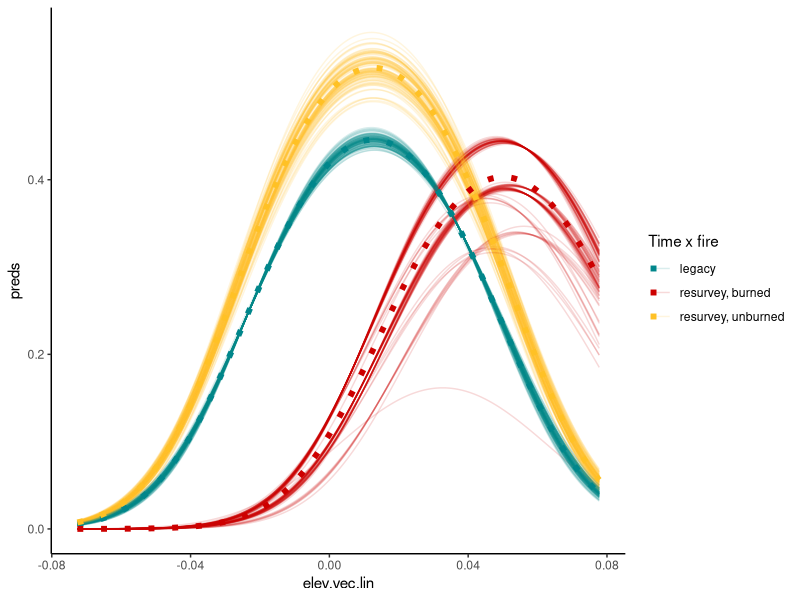
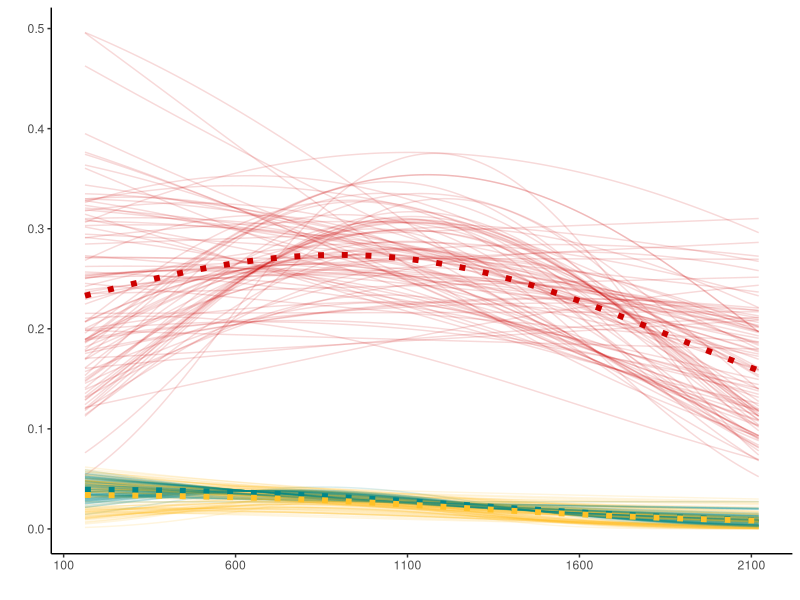
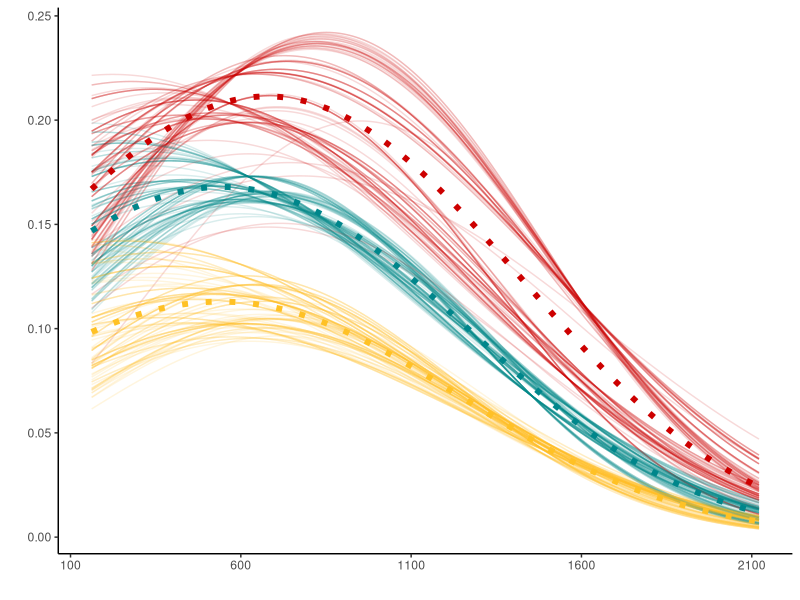
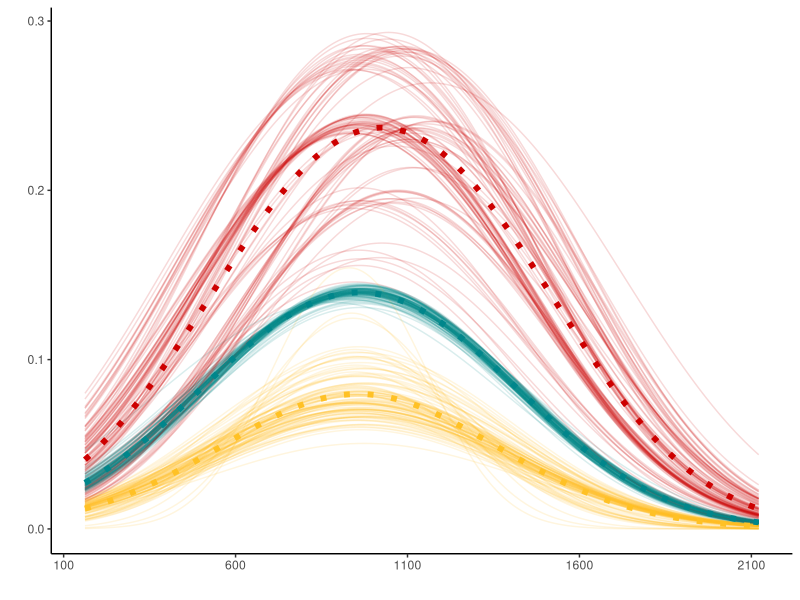
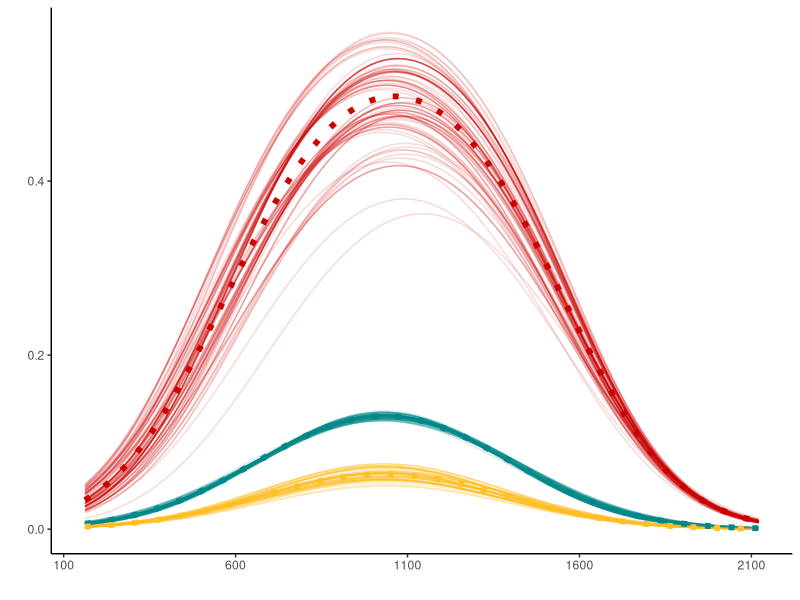
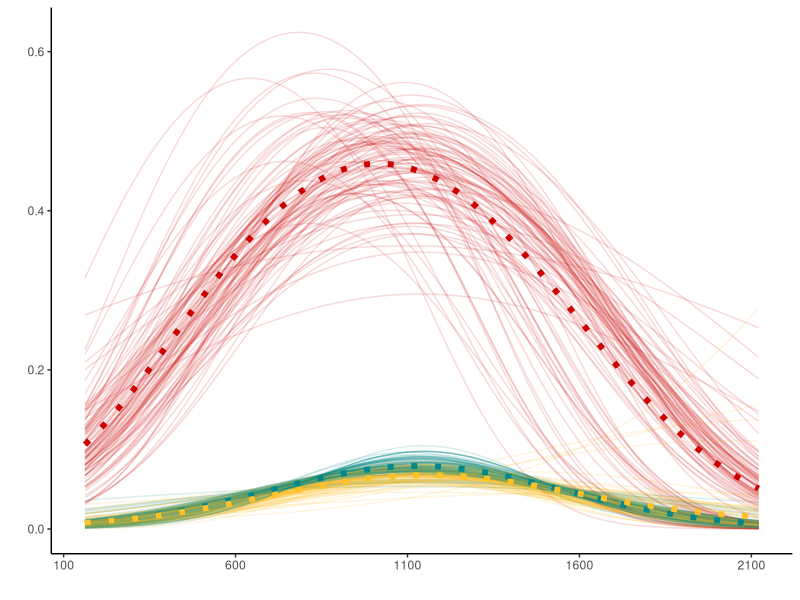
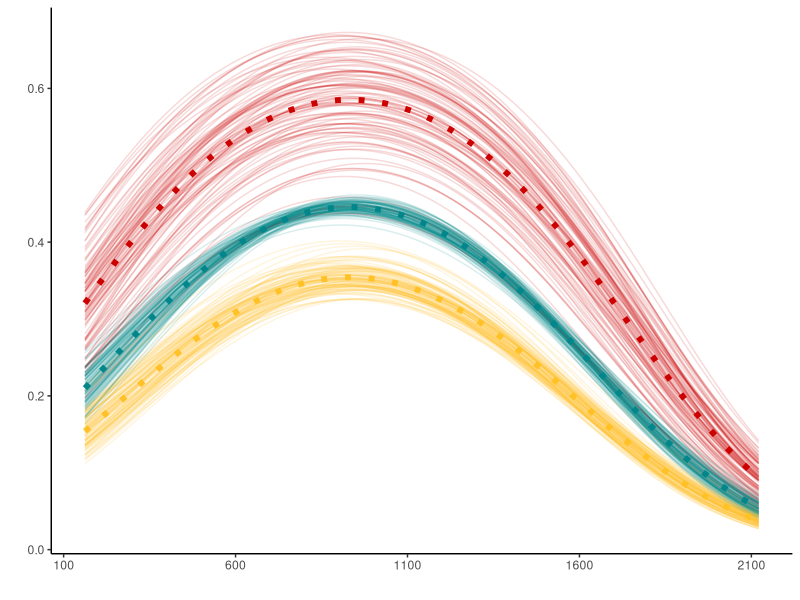
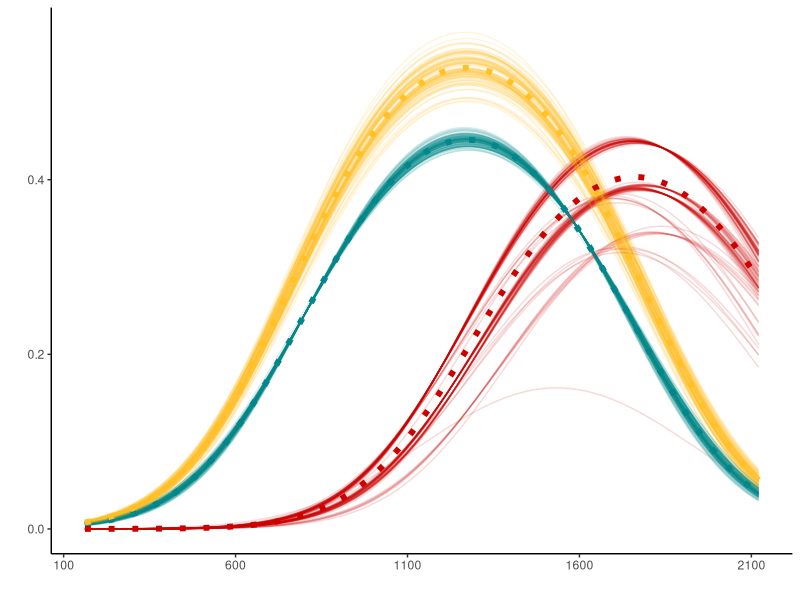

Source code (R) for these figures, in order: (Note: this script raises an error after producing the figures.)
# Created: Feb. 16, 2021
# Modified: Feb. 1, 2022

#### This script visualizes model-averaged predictions for each rarefied dataset

library(tidyverse)
library(patchwork)

#### Read in and prepare tables of coefficients

# coefficients from all top models for each rarefied dataset that ran without warnings
# these models use the poly() formulaton for orthogonal elevation^2 terms
coeff.ALLDAT <- read.csv("data/3b_new_coefficients.csv", header = TRUE)

# filter to just model average for each rarefied dataset
coeff.avgs <- coeff.ALLDAT %>% filter(Type=="Avg") # now we have 100 model averages per species (or, <100 for the species for which some rarefied datasets threw warnings?)

# split into species modeled with fire vs without
coeffs.fire <- coeff.avgs %>% filter(Fire.Included=="Yes")
coeffs.nofire <- coeff.avgs %>% filter(Fire.Included=="No")

# species lists for ugly loops below
species.list.fire <- coeffs.fire %>% 
  group_by(Species) %>% 
  summarise(Species=first(Species))
species.list.nofire <- coeffs.nofire %>% 
  group_by(Species) %>% 
  summarise(Species=first(Species))


#### Elevation vectors for multiplying by coefficients

# values in poly-transformed units
dat <- read_csv("data/3c_transformed_polynomials.csv")

# linear term vector
# range based on min/max values 
elev.vec.lin = as.numeric(seq(min(dat$Elevation.m.poly), max(dat$Elevation.m.poly), by=0.0001)) 

# quadratic term vector
# quadratic function is given by this model
poly.mod <- lm(Elevation.m2.poly ~ Elevation.m.poly + I(Elevation.m.poly^2), data=dat)

elev.vec.quad = poly.mod$coefficients[1] + 
  elev.vec.lin*poly.mod$coefficients[2] + 
  elev.vec.lin*elev.vec.lin*poly.mod$coefficients[3]

# elevation list for back-transformed axis labels
# needs to be in raw units (m)
back.mod <- lm(Elevation.m.poly ~ Elevation.m, data=dat)
raw.ticks = c(100, 600, 1100, 1600, 2100)
poly.ticks = back.mod$coefficients[1] + raw.ticks*back.mod$coefficients[2]


#### other prep work

# function for converting predictions to 0-1 response scale
response = function(y) {
  exp(as.numeric(y))/(1+exp(as.numeric(y)))
  }

# color palettes 
# for fire species
col.pal.fire <- c("turquoise4", "red3", "goldenrod1")
# for no-fire species
col.pal.nofire <- c("turquoise4", "goldenrod1")


#### FIRE SPECIES: big loop to calculate predicted values across each rarefaction for each species

# empty matrices for writing best-fit lines into
pred.leg.reps = matrix(nrow=length(elev.vec.lin),ncol=100)
pred.res.unburn.reps = matrix(nrow=length(elev.vec.lin),ncol=100)
pred.res.burn.reps = matrix(nrow=length(elev.vec.lin),ncol=100)

for (i in 1:dim(species.list.fire)[1]) {
  sp = as.list(species.list.fire[i,1]) 
  mods <- coeffs.fire %>% 
    filter(Species==sp) %>% 
    select(Int=Intercept, 
           Elev=Elevation.m, 
           Elev2=Elevation.m2, 
           ResurvBurn = Resurvey.Burned.fi,
           ResurvUnburn = Resurvey.Unburned.fi,
           ResurvBurnxElev = Elevation.m.Res.Burn.fi,
           ResurvBurnxElev2 = Elevation.m2.Res.Burn.fi,
           ResurvUnburnxElev = Elevation.m2.Res.Unburn.fi,
           ResurvUnburnXElev2 = Elevation.m2.Res.Unburn.fi) %>% 
    mutate_if(is.numeric, ~replace(., is.na(.), 0))
  
  for (j in 1:dim(mods)[1]) {
    pred.leg.reps[,j] = mods$Int[j] + mods$Elev[j]*elev.vec.lin + mods$Elev2[j]*elev.vec.quad
    
    pred.res.unburn.reps[,j] = mods$Int[j] + mods$Elev[j]*elev.vec.lin + mods$Elev2[j]*elev.vec.quad + mods$ResurvUnburn[j] + mods$ResurvUnburnxElev[j]*elev.vec.lin + mods$ResurvUnburnXElev2[j]*elev.vec.quad
    
    pred.res.burn.reps[,j] = mods$Int[j] + mods$Elev[j]*elev.vec.lin + mods$Elev2[j]*elev.vec.quad + mods$ResurvBurn[j] + mods$ResurvBurnxElev[j]*elev.vec.lin 
    + mods$ResurvBurnxElev2[j]*elev.vec.quad
  }
  
  t1.unburn.reps <- as.data.frame(cbind(elev.vec.lin, 'legacy', pred.leg.reps)) %>% 
    mutate(across(c(3:102), response))
  t1.unburn.reps.tall <- gather(t1.unburn.reps, "rep", "preds", 3:102) %>% 
    mutate(elev.vec.lin = as.numeric(elev.vec.lin))
  t1.unburn.summary <- t1.unburn.reps.tall %>% 
    group_by(V2, elev.vec.lin) %>% 
    summarise(mean.resp = mean(preds),
              lower.resp = unname(quantile(preds, c(0.05))),
              upper.resp = unname(quantile(preds, c(0.95))))
  t2.unburn.reps <- as.data.frame(cbind(elev.vec.lin, 'res.unburn', pred.res.unburn.reps)) %>% 
    mutate(across(c(3:102), response))
  t2.unburn.reps.tall <- gather(t2.unburn.reps, "rep", "preds", 3:102) %>% 
    mutate(elev.vec.lin = as.numeric(elev.vec.lin))
  t2.unburn.summary <- t2.unburn.reps.tall %>% 
    group_by(V2, elev.vec.lin) %>% 
    summarise(mean.resp = mean(preds),
              lower.resp = unname(quantile(preds, c(0.05))),
              upper.resp = unname(quantile(preds, c(0.95))))
  t2.burn.reps <- as.data.frame(cbind(elev.vec.lin, 'res.burn', pred.res.burn.reps)) %>% 
    mutate(across(c(3:102), response))
  t2.burn.reps.tall <- gather(t2.burn.reps, "rep", "preds", 3:102) %>% 
    mutate(elev.vec.lin = as.numeric(elev.vec.lin))
  t2.burn.summary <- t2.burn.reps.tall %>% 
    group_by(V2, elev.vec.lin) %>% 
    summarise(mean.resp = mean(preds),
              lower.resp = unname(quantile(preds, c(0.05))),
              upper.resp = unname(quantile(preds, c(0.95))))
  graph.dat.tall <- bind_rows(t1.unburn.reps.tall, t2.unburn.reps.tall, t2.burn.reps.tall)  
  graph.dat.means <- bind_rows(t1.unburn.summary, t2.unburn.summary, t2.burn.summary) %>% 
    mutate(preds = mean.resp)
  
  gg <- ggplot(graph.dat.means, aes(x = elev.vec.lin, y = preds, color = V2)) + 
    geom_line(data=graph.dat.tall, aes(group=interaction(V2, rep), color=V2), alpha=0.15, show.legend = FALSE) +
    geom_line(size=2, linetype="dotted", show.legend = FALSE) +
    theme_classic() +
    scale_color_manual("Time x fire", values=col.pal.fire, labels=c("legacy", "resurvey, burned", "resurvey, unburned")) +
    scale_x_continuous(breaks=poly.ticks, labels=raw.ticks) +
    xlab("") + #Elevation (m)
    ylab("") #Probability of presence
  
  #ggsave(paste("figures/model.preds_ortho_",sp,".pdf",sep=""), gg, width=5, height=5)
  
  assign(paste0("preds_graph_",sp), gg)
} 

# repeat last plot with legend so that legend can be saved for multi-panel fig
gg <- ggplot(graph.dat.means, aes(x = elev.vec.lin, y = preds, color = V2)) + 
  geom_line(data=graph.dat.tall, aes(group=interaction(V2, rep), color=V2), alpha=0.15) +
  geom_line(size=2, linetype="dotted") +
  scale_color_manual("Time x fire", values=col.pal.fire, labels=c("legacy", "resurvey, burned", "resurvey, unburned")) +
  theme_classic()

legend.fire = get_legend(gg)


#### NO-FIRE SPECIES: big loop to calculate predicted values across each rarefaction for each species

# empty matrices to store predictions
pred.leg.reps = matrix(nrow=length(elev.vec.lin),ncol=100)
pred.res.reps = matrix(nrow=length(elev.vec.lin),ncol=100)

for (i in 1:dim(species.list.nofire)[1]) {
  sp = as.list(species.list.nofire[i,1])
  mods <- coeffs.nofire %>% 
    filter(Species==sp) %>% 
    select(Int=Intercept, 
           Elev=Elevation.m, 
           Elev2=Elevation.m2, 
           Year = Data.Type.nofi,
           YearxElev = Data.Type.Elevation.m.nofi,
           YearxElev2 = Data.Type.Elevation.m2.nofi) %>% 
    mutate_if(is.numeric, ~replace(., is.na(.), 0))
  
  for (j in 1:dim(mods)[1]) {
    pred.leg.reps[,j] = mods$Int[j] + mods$Elev[j]*elev.vec.lin + mods$Elev2[j]*elev.vec.quad
    
    pred.res.reps[,j] = mods$Int[j]  + mods$Elev[j]*elev.vec.lin + mods$Elev2[j]*elev.vec.quad + mods$Year[j] + mods$YearxElev[j]*elev.vec.lin + mods$YearxElev2[j]*elev.vec.quad
  }
  
  t1.reps <- as.data.frame(cbind(elev.vec.lin, 'legacy', pred.leg.reps)) %>% 
    mutate(across(c(3:102), response))
  t1.reps.tall <- gather(t1.reps, "rep", "preds", 3:102) %>% 
    mutate(elev.vec.lin = as.numeric(elev.vec.lin))
  t1.summary <- t1.reps.tall %>% 
    group_by(V2, elev.vec.lin) %>% 
    summarise(mean.resp = mean(preds),
              lower.resp = unname(quantile(preds, c(0.05))),
              upper.resp = unname(quantile(preds, c(0.95))))
  t2.reps <- as.data.frame(cbind(elev.vec.lin, 'resurvey', pred.res.reps)) %>% 
    mutate(across(c(3:102), response))
  t2.reps.tall <- gather(t2.reps, "rep", "preds", 3:102) %>% 
    mutate(elev.vec.lin = as.numeric(elev.vec.lin))
  t2.summary <- t2.reps.tall %>% 
    group_by(V2, elev.vec.lin) %>% 
    summarise(mean.resp = mean(preds),
              lower.resp = unname(quantile(preds, c(0.05))),
              upper.resp = unname(quantile(preds, c(0.95))))
  graph.dat.tall <- bind_rows(t1.reps.tall, t2.reps.tall)  
  
  graph.dat.means <- bind_rows(t1.summary, t2.summary) %>% 
    mutate(preds=mean.resp)
  
  gg <- ggplot(graph.dat.means, aes(x = elev.vec.lin, y = preds, color = V2)) + 
    geom_line(data=graph.dat.tall, aes(group=interaction(V2, rep), color=V2), alpha=0.15, show.legend = FALSE) +
    geom_line(size=2, linetype="dotted", show.legend = FALSE) +
    theme_classic() +
    scale_color_manual(name="TIME", values=col.pal.nofire, labels=c("legacy", "resurvey")) + 
    scale_x_continuous(breaks=poly.ticks, labels=raw.ticks) +
    xlab("") + #Elevation (m)
    ylab("") #Probability of presence
  
  #ggsave(paste("figures/model.preds_ortho_",sp,".pdf",sep=""), gg, width=5, height=5)  
  
  assign(paste0("preds_graph_",sp), gg)
}


#### assemble example species into multi-panel figure

multi <- (plot_spacer() | preds_graph_ARUV | preds_graph_VAME | preds_graph_PAMY) / (preds_graph_CHUM | preds_graph_OPHO | preds_graph_SPBE | preds_graph_MANE) + 
  plot_layout(guides="collect")

multi <- plot_grid(NULL, 
                   preds_graph_ARUV, 
                   preds_graph_VAME, 
                   preds_graph_PAMY,
                   preds_graph_CHUM,
                   preds_graph_OPHO,
                   preds_graph_SPBE, 
                   preds_graph_MANE,  
                   nrow=2, ncol=4,
                   labels=c("A","B","C","D","E","F","G","H")) +
  draw_grob(legend.fire, 2/3, 0.5, 1/3, 0.5) + 
  theme(plot.margin = margin(10, 10, 5, 50))

multi.x <- ggdraw(add_sub(multi, "Elevation (m)", size=14, x=0.5, y=0.05, hjust=0.5, vjust=0)) 
multi.x
multi.xy <- ggdraw(add_sub(multi.x, "Probability of presence", size=14, x=0.05, y=2, hjust=0.5, vjust=0.5, angle=90))
multi.xy

ggsave("figures/model_preds_multipanel.pdf", multi.xy, width=8, height=6)
